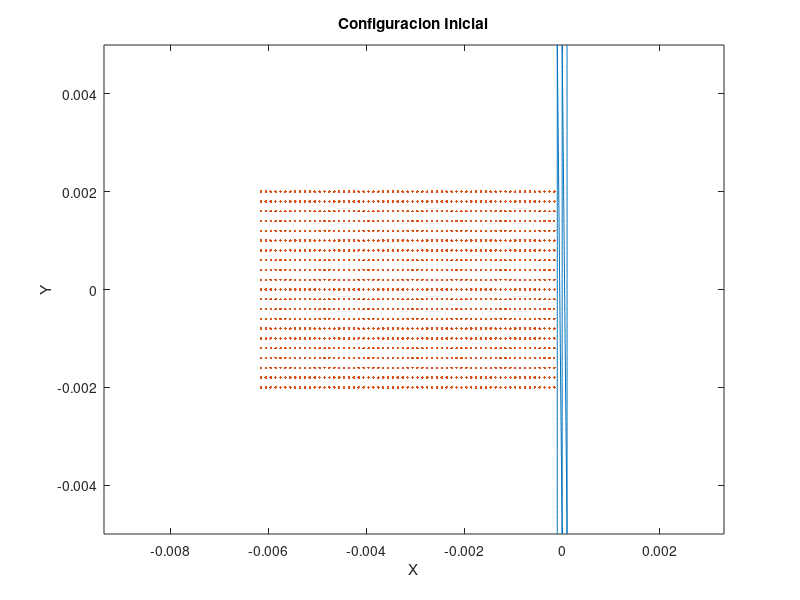

Write the MATLAB code that produced this figure. (Note: this script raises an error after producing the figure.)
%% Bullet_Impact
% Simulacion de impacto de taylor.
% Se define barrera con particulas virtuales que ejercen fuerza de
% repulsion sobre particulas reales
%
% v_s = 70 m/s
%

clear all; clc; close all;
%% Definir Geometria del Objetivo
% Todas las unidades son dadas en el sistema internacional de unidades
%
% Se define las posiciones de las particulas que conforman el objetivo
%
% Geometria del objetivo
T_dy = 0.5e-4; %    Separacion entre particulas
T_dx = T_dy*1;   %     
k = 6.0;   %    Constante para expandir radio de soporte
h = k*T_dx;  %    Radio de soporte

T_width = 0.0001;               % Ancho del objetivo
T_height = 0.005;              % Alto del objetivo
T_x = linspace(-T_width,T_width,3);
T_y = -T_height : T_dy : T_height;
[X,Y] = meshgrid(T_x, T_y);     % Matriz con la malla de las posiciones x,y para las particulas
Target = [X(:),Y(:)];           %   | x_1 , y_1 |   En esta matriz organiza    
                                %   | .   , .   |   todas las posiciones de las
                                %   | x_n , y_n |   particulas.
                                %   [T_np x 2]

T_np = size(Target,1);          % Numero de particulas en el objetivo

%% Asignacion de defectos puntuales en Objetivo
% Constantes para asginacion de fallas en basalto
m = 3;
k = 7;
T_V = T_dx*T_dy*1;    % Volumen infinitesimal

Nflaws = T_np*log(T_np);        % Numero de defectos puntuales a asignar
Nflaws = round(Nflaws);         
assign_flaws = randi(T_np,Nflaws,1,'uint32'); % [Nflaws x 1]
                                %  Nflaws numeros aleatorios entre 1 y T_np
[Flaws{1:T_np,1}] = deal([]);   %  Flaws [cell array] {T_np x 1}
                                %  Cell array con ''T_np matrices vacias
                                %  Cell de pre-alocacion para fallas
                                
for i = 1:Nflaws
    Flaws{assign_flaws(i),1}(size(Flaws{assign_flaws(i),1})+1) = ...
        (i/(k*T_V))^(1/m);
end
%%
% *assign_flaws*   [Nflaws x 1]    vector que contiene _Nflaws_ posiciones de
% las fallas a generar. Las posiciones estan dadas como numeros enteros en
% relacion al numero de cada particula.
% 
% *Flaws*       cell{T_np x 1}    Contiene _T_np_ matrices vacias que
% identifican las fallas para cada particula. *Flaws* se va llenando 
% de forma aleatoria con las posiciones que indica _assing_flaws_. La
% primera vez que se pasa por una amtriz de Flaws, le asigna el numero
% (i/(k*V))^(1/m) formando una matriz 1x1. La segunda vez que se pasa por
% la misma matriz, aumenta la dimension de la matriz en una sola direccion
% para asignar otro numero. Asi, si semi-aleatoriamente, el numero _k_
% aparecio _n_ veces de _assign_flaws_, la celda _Flaws_ en su posicion _k_
% debe contener una matriz nx1 con numeros asignados. Los numeros asignados
% corresponden a las deformaciones de activacion para los defectos
% puntuales de cada particula

%% Constantes del Material Objetivo
% Todas las unidades estan en el sistema internacional de unidades
T_rho = 7850;               %Densidad volumetrica del objetivo
T_m0 = T_dx*T_dy*T_rho;     %Masa de una particula

%Parametros de Huggoniot
T_ss = 4699;
T_C = 3630;
T_S = 1800;

%Parametros de XSPH
T_gamma = 1.81;
T_alpha = 0.5;
T_beta = 0.5;
T_eta = 0.01;
T_eps = 0.5;

%Parametros de Elasticidad
T_G = 8e10;         % Modulo de cortante
T_Y0 = 6e20;         % Esfuerzo de fluencia % Cambio de e8 a e20
T_E = T_ss^2*T_rho;   % Modulo de Young

%% Definir Geometria del Proyectil
% Se definen las posiciones de las particulas que conforman el proyectil.
%
% Se asume que el proyectil se mueve en la direccion horizontal.
%
% Proyectil rectangular
%
s_x = h/5;             % Separacion en x entre proyectil y objetivo
B_width = 0.003;    % Ancho del proyectil
B_height = 0.002;  % Alto del proyectil
B_x0 = min(Target(:,1))-B_width-s_x;
B_y0 = mean(Target(:,2)); % Posiciones de referencia para el objetivo
B_dx = 1e-4;            % Separacion entre particulas del proyectil
B_dy = 2e-4;

B_x = [-B_width : B_dx : B_width] + B_x0;
B_y = [-B_height : B_dy : B_height] + B_y0;
[X,Y] = meshgrid(B_x,B_y);  % Matrices con la malla para las posiciones 
                            % de la particulas en el proyectil
Bullet = [X(:),Y(:)];       % Posicion de las particulas en el pryectil
B_np = size(Bullet,1);      % Numero de particulas en el proyectil
%}
%%
% Proyectil redondo
%{
s_x = h/5;         % separacion en x entre proyectil y objetivo
B_dr = 1e-4;        % Variacion en el radio del proyectil
B_rmax = 0.002;  % Radio maximo del proyectil
B_r = B_dr:B_dr:B_rmax; % Valores del radio en el proyectil
n_theta = 18*2;         % Numero de puntos a considerar en el angulo
B_theta = linspace(0,2*pi,n_theta); % Valores del angulo
B_cx = min(Target(:,1)) - B_rmax - s_x; % Centro del proyectil
B_cy = mean(Target(:,2));
B_np = length(B_r)*length(B_theta); %Numero de particulas en el proyectil
Bullet = zeros(B_np,2); % Posiciones x,y de las particulas en el proyectil
for i = 1:length(B_r)
    for j = 1:length(B_theta)
        Bullet((i-1)*n_theta+j,:) = [B_r(i)*cos(B_theta(j))+B_cx,...
            B_r(i)*sin(B_theta(j))+B_cy];
    end
end
%}
%
%% Constantes del Material Proyectil
% Por el momento estas magnitudes corresponden a las mismas del objetivo
%
% **Consultar Propiedades para algun metal y reemplazaralas**
B_rho = 7850;               %Densidad volumetrica del objetivo
%B_m0 = pi*B_dr^2*B_rho;     %Masa de una particula -Cilindrico
B_m0 = B_dx*B_dy*B_rho;
%B_V = pi*B_dr^2*1; % Circular
B_V = B_dx*B_dy;
%Parametros de Huggoniot
B_ss = 4699;
B_C = 3630;
B_S = 1800;

%Parametros de XSPH
B_gamma = 1.81;
B_alpha = 0.5;
B_beta = 0.5;
B_eta = 0.01;
B_eps = 0.5;

%Parametros de Elasticidad
B_G = 8e10;             % Modulo de cortante
B_Y0 = 6e8;             % Esfuerzo de fluencia
B_E = T_ss^2*T_rho;     % Modulo de Young


%% Alocacion de Matrices Requeridas para calculos
N_part = T_np + B_np; % Numero total de particulas

Particles = [Target;Bullet];    % Posiciones de particulas
V1 = zeros(N_part,1);   % Velocidad en la direccion 1
V2 = zeros(N_part,1);   
dV1 = zeros(N_part,1);  % Derivada total de V1
dV2 = zeros(N_part,1);  
    dv1dx1 = zeros(N_part,1); 
    dv1dx2 = zeros(N_part,1);   % Derivada de V1 en direccion 2
    dv2dx1 = zeros(N_part,1);
    dv2dx2 = zeros(N_part,1);
P = zeros(N_part,1);    % Presion Hidrostatica

Tau11 = zeros(N_part,1);
Tau12 = zeros(N_part,1);    % Esfuerzos en cara 1 con direccion 2
Tau21 = zeros(N_part,1);
Tau22 = zeros(N_part,1);
    dTau11 = zeros(N_part,1);
    dTau12 = zeros(N_part,1); % Derivada de esfuerzos en cara 1 con dir 2
    dTau21 = zeros(N_part,1);
    dTau22 = zeros(N_part,1);
    
eps11 = zeros(N_part,1);
eps12 = zeros(N_part,1);    % Deformacion unitaria en cara 1 con dir 2
eps21 = zeros(N_part,1);
eps22 = zeros(N_part,1);

E_int = zeros(N_part,1);        % Energia Interna
    dE_int = zeros(N_part,1);   % Derivada de Energia Interna

%% Asignacion Selectiva de Propiedades
% Hay que revisar esta matrices porque las propiedades deben inicializarse
% de acuerdo al _tipo de las particulas_, es decir que se deben asignar
% propiedades diferentes a las particulas del *objetivo* y a las particulas
% del *proyectil*
M = zeros(N_part,1);        % Masa de las particulas
M(1:T_np) = ones(T_np,1)*T_V*T_rho; % Particulas del objetivo
M(T_np+1:end) = ones(B_np,1)*B_V*B_rho; % Particulas del proyectil

cs = zeros(N_part,1);       % Velocidad del sonido
cs(1:T_np) = ones(T_np,1)*T_ss;
cs(T_np+1:end) = ones(B_np,1)*B_ss;

Rho = zeros(N_part,1);      % Densidad
Rho(1:T_np) = ones(T_np,1)*T_rho; 
Rho(T_np+1:end) = ones(B_np,1)*B_rho; 
    
    dRho = zeros(N_part,1); % Derivada de la densidad
    
D = zeros(N_part,1);        % Damage

%% Asignacion de condiciones iniciales
V_1 = 70;
%rr = randint(50,1,[1,T_np]);
V1(T_np+1:N_part) = V_1; % Velocidad inicial del Bullet
%
%% Representacion de condiciones iniciales
figure(1)
plot(Target(:,1),Target(:,2),Bullet(:,1),Bullet(:,2),...
    'Marker', '.', 'LineStyle','none')
title('Configuracion Inicial')
xlabel('X'); ylabel('Y'); axis('equal')
%% Inicio de Simulacion
%
display('~~~~~~~~~~~~~~~~~~~~~~~~~~~~~');
display('   Inicio de la simulacion')
display('~~~~~~~~~~~~~~~~~~~~~~~~~~~~~')

t = 0;  %Tiempo Inicial
dt = max(h/cs)/2; % Paso de tiempo
                % El paso de tiempo se define de esta forma para que la
                % simulacion sea capaz de detectar el fenomeno mas rapido
                % al que sea sensible el problema
                % La definicion correcta es 
                % min(h/cs)
                % pero lo ejecuta con max para que dt sea diferente de 0 y
                % la simulacion no sea muy larga
tf = 0.5e-6*20; % Tiempo final
steps = round(tf/dt);  % Numero de pasos

%%
% Matrices para guardar informacion de la simulacion
n_m = round(20/100*steps);     % Numero de datos para muestreo

Coordenadas = zeros(N_part,n_m);
Velocidad1 = zeros(N_part,n_m);
Velocidad2 = zeros(N_part,n_m);
Presion = zeros(N_part,n_m);
Esfuerzos11 = zeros(N_part,n_m);
Esfuerzos12 = zeros(N_part,n_m);
Esfuerzos21 = zeros(N_part,n_m);
Esfuerzos22 = zeros(N_part,n_m);
Densidad = zeros(N_part,n_m);

%% Repulsion en la frontera
n1 = 12;
n2 = 4;
D_repulsion  = 5;
r0_repulsion = 2*h;
%% Recorrido principal en el tiempo
fprintf('Numero de Pasos = %d\n',steps)
for ti = 1:steps
    %fprintf('%d..',ti);
    
    
    %% Busqueda de Vecinos
    %
    % *Nearpart*        cell {N_part x 1}:
    % En el compartimiento _i_ de *Nearpart*, se encuentra un vector [1 x n] 
    % que contiene los indices de las n particulas vecinas a la particula
    % de identidad _i_.
    %
    % *Dist*        cell {Npart x 1}:
    % En el compartimiento _i_ de *Dist*, se encuentra un vector [1 x n] que 
    % contiene la distancia _r_n_ a la que se encuentra cada una de las
    % _n_ particulas vecinas de la particula _i_.
    [Nearpart,Dist] = rangesearch(Particles,Particles,h);
    
    %
    % Se genera el _cell_ para el kernel *kern*. Este cell tiene las mismas
    % dimensiones que el cell _Dist_, con la diferencia que todos los
    % valores son _0_
    kern = cellfun(@(x) x*0, Dist, 'un', 0);
        dkernx = kern;  %Inicializar en 0 las derivadas del kernel
        dkerny = kern;
    
    % Usando las funciones kern1, dkernx1 y dkerny1 se calcula el kernel
    % y las derivadas del kernel x-y evaluadas en las particulas vecinas 
    % de cada una de las particulas del dominio.
    
    %% Recorrido en las particulas del Target
    for i = 1:T_np
        kern{i} = kern1(Dist{i},h);
        dkernx{i} = dkernx1(Dist{i}, h, Particles, Nearpart{i}, i);
        dkerny{i} = dkerny1(Dist{i}, h, Particles, Nearpart{i}, i);
        
        %%%Calcular Presion hidrostatica con ecuacion de Mie-Gruniensen
        %
        %   Esta parte se puede hacer mas eficiente. De esta forma es
        %   ineficiente porque realiza validacion y asignacion para cada
        %   particula. Creo que si hago recorridos independientes para las
        %   particulas del objetivo y del proyectil, solo hago dos
        %   asignaciones y ninguna verificacion.
        P(i) = EOSmie(E_int(i), T_rho, T_C, T_S, Rho(i), T_gamma);
        
        %%%Derivadas espaciales de las Velocidades
        [dv1dx1(i), dv1dx2(i), dv2dx1(i), dv2dx2(i)] = ...
            Velgradesp(Rho, M, V1, V2, dkernx{i}, dkerny{i},...
            Nearpart{i},i);
        
        %%%Deformacion unitaria
        [eps11(i), eps12(i), eps21(i), eps22(i)] = ...
            deform(dv1dx1(i), dv1dx2(i), dv2dx1(i), dv2dx2(i));
        
        %%%Derivadas de Esfuerzos Cortantes
        [dTau11(i), dTau12(i), dTau21(i), dTau22(i)] = ...
            devstresshooke(dv1dx2(i), dv2dx1(i),...
                Tau11(i), Tau12(i), Tau21(i), Tau22(i),...
                eps11(i), eps21(i), eps22(i), T_G);

        %%%Calcular Esfuerzos
        % No se puede hacer opearacion vectorizada porque el Tau
        % se corrgie con criterio de Von Mises 
        Tau11(i) = Tau11(i) + dTau11(i)*dt;
        Tau12(i) = Tau12(i) + dTau12(i)*dt;
        Tau21(i) = Tau21(i) + dTau21(i)*dt;
        Tau22(i) = Tau22(i) + dTau22(i)*dt;
        
        %%%Criterio de falla de Von Mises
        J = Tau11(i)^2 + 2*Tau12(i)*Tau21(i) + Tau22(i)^2;
        f = sqrt(2*T_Y0/3);
        if J > T_Y0*3/2
            scalar = f/sqrt(J);
            Tau11(i) = Tau11(i)*scalar;
            Tau12(i) = Tau12(i)*scalar;
            Tau21(i) = Tau21(i)*scalar;
            Tau22(i) = Tau22(i)*scalar;
        end
        
        %%%Damage
        % Damage solo aplica para las particulas del Target
        % Modificacion importante respecto al codigo de Daniel:
        % 
        % Cambio *if ei > length(Flaws{i}(j))* por 
        % *if ei > Flaws{i}(j)* Hago esta modificacion porque lo que se
        % necesita es contar cuantos defectos puntuales se activan
        %
        %Energia de activacion
        ei = J/((1-D(i))*T_E);
        
        % Recorrido en los defectos puntuales
        for j = 1:length(Flaws{i})
            count = 0;
            % Contar cuantos defectos se activan
            if ei > Flaws{i}(j)
                count = count + 1;
            end
        end
        
        % Damage depende del numero de fallas activas
        % Revisar refrencia de Damage, creo que este procedimiento no es
        % del todo correcto porque el Damage = 1 se alcanza solo cuando
        % todas los defectos estan activos. Entonces dberia ser algo de la
        % forma count/length(Flaws{i})
        %
        dD = Damageevol(Rho(i), M(i), cs(i)) * count;
        D(i) = dD^2*dt;
        
        % Escalar esfuerzos del material con el Damage
        Tau11(i) = Tau11(i)*(1-D(i));
        Tau12(i) = Tau12(i)*(1-D(i));
        Tau21(i) = Tau21(i)*(1-D(i));
        Tau22(i) = Tau22(i)*(1-D(i));
        

        %%%Ecuacion de la continuidad
        % Calcular la derivada de la densidad para una particula
        dRho(i) = derivadarho(M, V1, V2, ...
            dkernx{i}, dkerny{i}, Nearpart{i}, i);
    end
    
    %%%Avanzar la densidad en el tiempo
    Rho(1:T_np) = Rho(1:T_np) + dRho(1:T_np)*dt;
    
    for i = 1:T_np
       %%%Conservacion de Momentum
       [dV1(i),dV2(i)] = Momentumeq2d(Tau11, Tau12, Tau21, Tau22, P, Rho,...
           dkernx{i}, dkerny{i}, M, Nearpart{i}, i, cs, Dist{i}, Particles,...
           h, V1, V2);
       
       %%%%Conservacion de la Energia
       dE_int(i) = Deint(Tau11(i), Tau12(i), Tau21(i), Tau22(i), P, Rho,...
           dkernx{i}, dkerny{i}, M, Nearpart{i}, i, cs, Dist{i}, Particles,...
           h, V1, V2, eps11(i), eps12(i), eps21(i), eps22(i));
    end
    
    for i = 1:T_np
    %%Repulsion
       [ddV1,ddV2] = Repulsion_frontera(Particles, i, Nearpart, Dist,...
           D_repulsion, r0_repulsion, n1, n2, M);
       dV1 = dV1 + ddV1;
       dV2 = dV2 + ddV2;
       %[dV1, dV2] = [dV1, dV2] + [ddV1,ddV2];
    end
    
    %%%Avanzar la velocidad
    V1(1:T_np) = V1(1:T_np) + dV1(1:T_np)*dt;
    V2(1:T_np) = V2(1:T_np) + dV2(1:T_np)*dt;
    E_int(1:T_np) = E_int(1:T_np) + dE_int(1:T_np)*dt;
    
    %%%Correcciones
    for i = 1:T_np
        %%%Velocidad del sonido
        cs(i) = Miespeedofsound(E_int(i), T_rho, T_C, T_S,Rho(i), T_gamma);
        
        %%%XSPH
        [V1(i),V2(i)] = XSPH(Nearpart{i}, M, Rho, V1, V2, kern{i}, i);
    end
    
    % No muevo las particlas del target
    %Particles(1:T_np,:) = Particles(1:T_np,:) + ...
    %    [V1(1:T_np), V2(1:T_np)]*dt;
    
    % Hasta aca se tiene configurado completamente la simulacion para
    % las particulas del target
    
    %% Recorrido en las particulas del Bullet
    for i = T_np+1:N_part
        kern{i} = kern1(Dist{i},h);
        dkernx{i} = dkernx1(Dist{i}, h, Particles, Nearpart{i}, i);
        dkerny{i} = dkerny1(Dist{i}, h, Particles, Nearpart{i}, i);
        
        %%%Calcular Presion hidrostatica con ecuacion de Mie-Gruniensen
        %
        %   Esta parte se puede hacer mas eficiente. De esta forma es
        %   ineficiente porque realiza validacion y asignacion para cada
        %   particula. Creo que si hago recorridos independientes para las
        %   particulas del objetivo y del proyectil, solo hago dos
        %   asignaciones y ninguna verificacion.
        P(i) = EOSmie(E_int(i), B_rho, B_C, B_S, Rho(i), B_gamma);
        
        %%%Derivadas espaciales de las Velocidades
        [dv1dx1(i), dv1dx2(i), dv2dx1(i), dv2dx2(i)] = ...
            Velgradesp(Rho, M, V1, V2, dkernx{i}, dkerny{i},...
            Nearpart{i},i);
        
        %%%Deformacion unitaria
        [eps11(i), eps12(i), eps21(i), eps22(i)] = ...
            deform(dv1dx1(i), dv1dx2(i), dv2dx1(i), dv2dx2(i));
        
        %%%Derivadas de Esfuerzos Cortantes
        [dTau11(i), dTau12(i), dTau21(i), dTau22(i)] = ...
            devstresshooke(dv1dx2(i), dv2dx1(i),...
                Tau11(i), Tau12(i), Tau21(i), Tau22(i),...
                eps11(i), eps21(i), eps22(i), B_G);

        %%%Calcular Esfuerzos
        % No se puede hacer opearacion vectorizada porque el Tau
        % se corrgie con criterio de Von Mises 
        Tau11(i) = Tau11(i) + dTau11(i)*dt;
        Tau12(i) = Tau12(i) + dTau12(i)*dt;
        Tau21(i) = Tau21(i) + dTau21(i)*dt;
        Tau22(i) = Tau22(i) + dTau22(i)*dt;
        
        %%% Criterio de falla de Von Mises
        J = Tau11(i)^2 + 2*Tau12(i)*Tau21(i) + Tau22(i)^2;
        f = sqrt(2*B_Y0/3);
        if J > B_Y0*3/2
            scalar = f/sqrt(J);
            Tau11(i) = Tau11(i)*scalar;
            Tau12(i) = Tau12(i)*scalar;
            Tau21(i) = Tau21(i)*scalar;
            Tau22(i) = Tau22(i)*scalar;
        end
        
        %%%Damage
        % Damage NO aplica para las particulas del bullet
                 
        %%%Ecuacion de la continuidad
        % Calcular la derivada de la densidad para una particula
        dRho(i) = derivadarho(M, V1, V2, ...
            dkernx{i}, dkerny{i}, Nearpart{i}, i);
    end
    
    %%%Avanzar la densidad en el tiempo
    Rho(T_np+1:N_part) = Rho(T_np+1:N_part) + dRho(T_np+1:N_part)*dt;
    
    for i = T_np+1:N_part
       %%%Conservacion de Momentum
       [dV1(i),dV2(i)] = Momentumeq2d(Tau11, Tau12, Tau21, Tau22, P, Rho,...
           dkernx{i}, dkerny{i}, M, Nearpart{i}, i, cs, Dist{i}, Particles,...
           h, V1, V2);
       
             
       %%%Conservacion de la Energia
       dE_int(i) = Deint(Tau11(i), Tau12(i), Tau21(i), Tau22(i), P, Rho,...
           dkernx{i}, dkerny{i}, M, Nearpart{i}, i, cs, Dist{i}, Particles,...
           h, V1, V2, eps11(i), eps12(i), eps21(i), eps22(i));
    end 
    
    %%%Avanzar la velocidad
    V1(T_np+1:N_part) = V1(T_np+1:N_part) + dV1(T_np+1:N_part)*dt;
    V2(T_np+1:N_part) = V2(T_np+1:N_part) + dV2(T_np+1:N_part)*dt;
    E_int(T_np+1:N_part) = E_int(T_np+1:N_part) + dE_int(T_np+1:N_part)*dt;
    
    %%%Correcciones
    for i = T_np+1:N_part
        %%%Velocidad del sonido
        cs(i) = Miespeedofsound(E_int(i), B_rho, B_C, B_S,Rho(i), B_gamma);
        
        %%%XSPH
        [V1(i),V2(i)] = XSPH(Nearpart{i}, M, Rho, V1, V2, kern{i}, i);
    end
    Particles(T_np+1:N_part,:) = Particles(T_np+1:N_part,:) + ...
        [V1(T_np+1:N_part), V2(T_np+1:N_part)]*dt;
    Particles = real(Particles);
    
    
    %% Graficas
    
    figure(1)
    if mod(ti-1,20)==0
        figure(1)
        p = Nearpart{1300};
        
        %plot(Particles(:,1), Particles(:,2),'.b')
        subplot(2,1,1)
        scatter(Particles(:,1),Particles(:,2),10,V1,'filled')
        hold on
        scatter(Particles(p,1),Particles(p,2),30,'black')
        
        title('V1')
        caxis([-V_1/2,V_1])
        colorbar()
        xlim([-6e-3,2e-3])
        ylim([-4e-3,4e-3])
        %axis('equal')
        drawnow
        
        subplot(2,1,2)
        scatter(Particles(:,1),Particles(:,2),10,P,'filled')
        title('Presion')
        caxis([0,3e6])
        colorbar()
        xlim([-6e-3,2e-3])
        ylim([-4e-3,4e-3])
        %axis('equal')
        drawnow
    end
    
end

%% Comentarios JC
% 
% Situaciones por corregir:
% # Generacion de numero complejos
% Se estan generando coordenadas complejas en el arreglo _Particles_, pro
% el momento lo soluciono tomando solo la parte real de _Particles_.
% Tambien se estan generando complejos en _dE_int_ y otras derivadas
% # Propiedades de Materiales
% Se esta trabajndo unicamente con las propiedades del basalto. Falta
% consultar propiedades para un material comun en balas
%
%
%}
%}